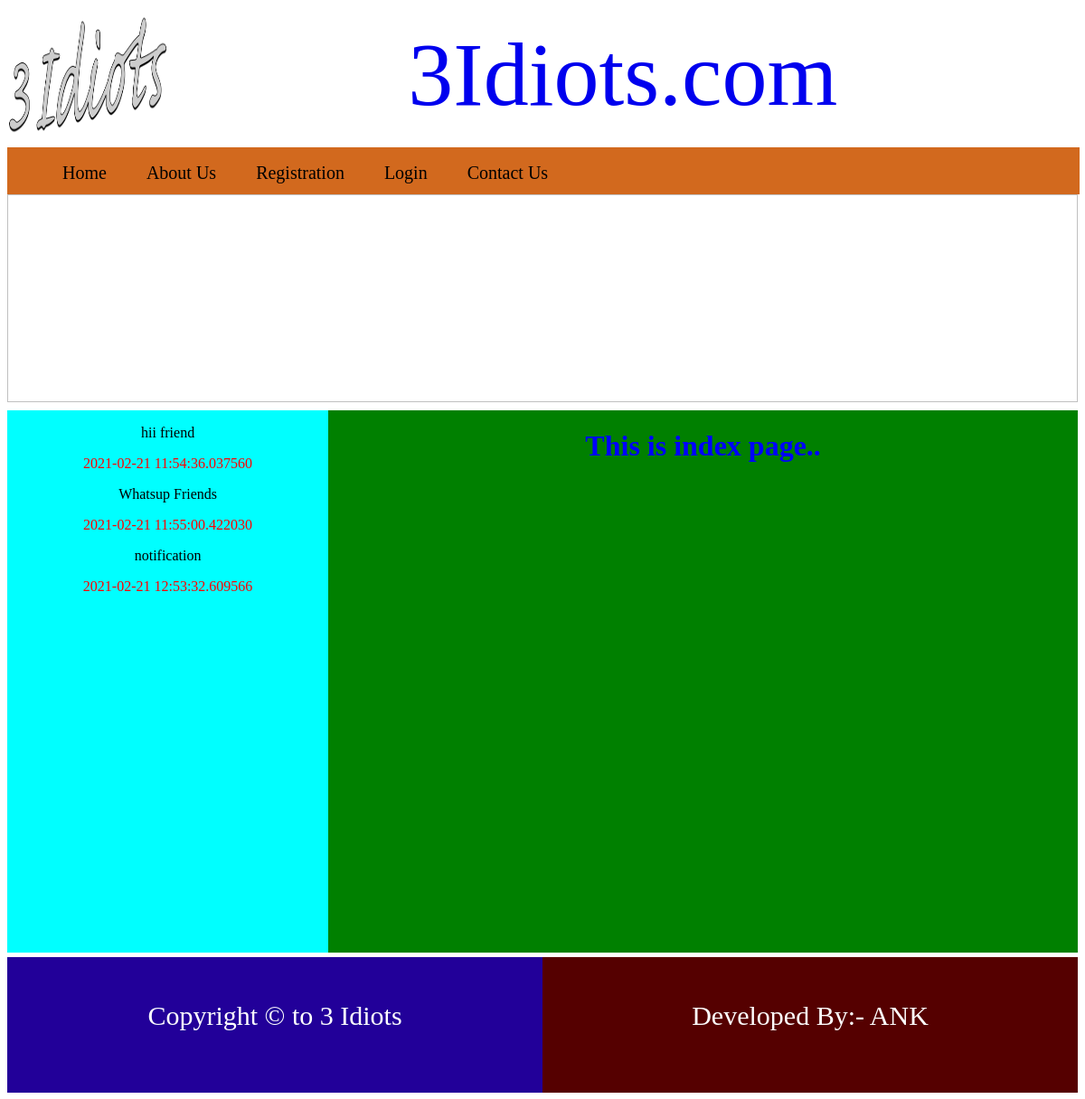
The page / on the database its author committed.
### adminzone/models.py (models this page shows)
class Notification(models.Model):
    notificationtext = models.CharField(max_length=200)
    notificationdate = models.CharField(max_length=30)

### hrapp/views.py (the view)
# urls.py: url(r'^$', views.index, name='index'),
def index(request):
    nf = Notification.objects.all()
    return render(request, "index.html", {'nf': nf})

### hrapp/templates/index.html (shortened to what this page needs)
<!DOCTYPE html>
<html lang="en">
{% load static %}
<head>
</head>
<body onload="moveSlider()">
   <div id="outer">
        <div id="header">
            <div id="logo">
                <img src="{% static 'images/logo.png'%}" width="150" height="150"/>
            </div>
            <div id="banner">
                <a href="{% url 'index' %}">3Idiots.com</a>
            </div>
        </div>
            <div id="menu">
                <ul>
                    <li><a href="{% url 'index' %}">Home</a></li>
                    <li><a href="{% url 'aboutus' %}">About Us</a></li>
                    <li><a href="{% url 'registration' %}">Registration</a></li>
                    <li><a href="{% url 'login' %}">Login</a></li>
                    <li><a href="{% url 'contactus' %}">Contact Us</a></li>
                </ul>
            </div>
            <div id="slider">
                <img id="slide" width="100%" height="230"/>
            </div>
            <div id="parent">
                <div id="left">
                    <marquee direction="up" height="100%" onmouseover="">
                    {% for n in nf %}
                    <p style="text-align:center;">{{n.notificationtext}}</p>
                    <p style="color:red;text-align:center;">{{n.notificationdate}}</p>
                    {% endfor %}
                    </marquee>
                </div>
                <div id="main">
                    <h1 style="color:blue;text-align:center;">
                        This is index page..
                    </h1>
                </div>
            </div>
            <div id="footer">
                <div id="lfooter">
                    Copyright &copy; to 3 Idiots
                </div>
                <div id="rfooter">
                    Developed By:- ANK
                </div>
            </div>
   </div>
</body>
</html>

### hrapp/templates/index.html (style rules this page uses)
#outer { width: 100%; height: 1200px; margin:0px auto; }
#header { width: 100%; height: 150px; }
#logo img { width: 15%; height: 150px; border-color: 2px solid red; float: left; }
#banner { width: 85%; height: 100%; float: right; text-align: center; font-family: Harlow Solid Italic; }
#banner a { text-decoration: none; font-size: 100px; line-height: 150px; }
#menu { width: 100%; height: 50px; background-color: chocolate; margin-top: 5px; border: 1px solid chocolate; font-family: Copperplate Gothic Bold; }
#menu ul { list-style-type: none; }
#menu ul li { display: inline; padding: 20px; }
#menu ul li a { font-size: 20px; text-decoration: none; color: black; }
#parent { width: device-width; height: 600px; margin-top: 5px; }
#left { width: 30%; height: 600px; background-color: aqua; float: left; }
#main { width: 70%; height: 600px; background-color: green; float: right; }
#footer { width: device-width; height: 130px; margin-top: 5px; font-family: Copperplate Gothic Bold; }
#lfooter { width: 50%; height: 150px; background-color: #209; float: left; color: white; font-size: 30px; text-align: center; line-height: 130px; }
#rfooter { width: 50%; height: 150px; background-color: #500; float: right; color: white; font-size: 30px; text-align: center; line-height: 130px; }

### rows shown on the page
Notification: notificationtext "hii friend", notificationdate "2021-02-21 11:54:36.037560"
Notification: notificationtext "Whatsup Friends", notificationdate "2021-02-21 11:55:00.422030"
Notification: notificationtext "notification", notificationdate "2021-02-21 12:53:32.609566"
